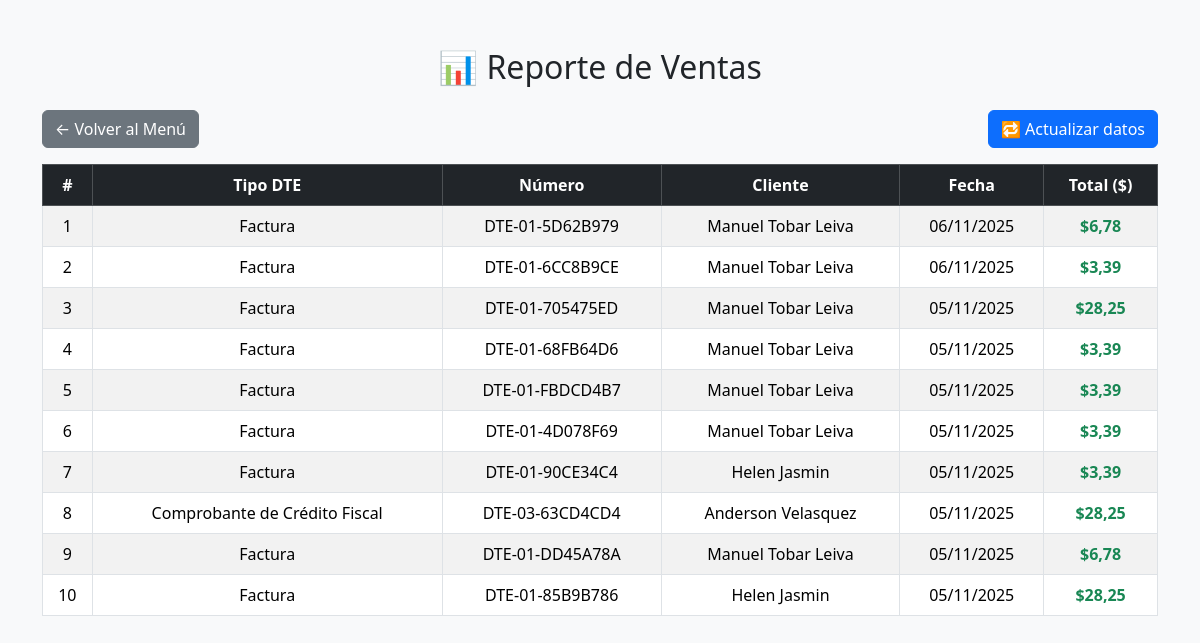
The page /reportes/ventas/ (signed in) on the database as committed earlier.
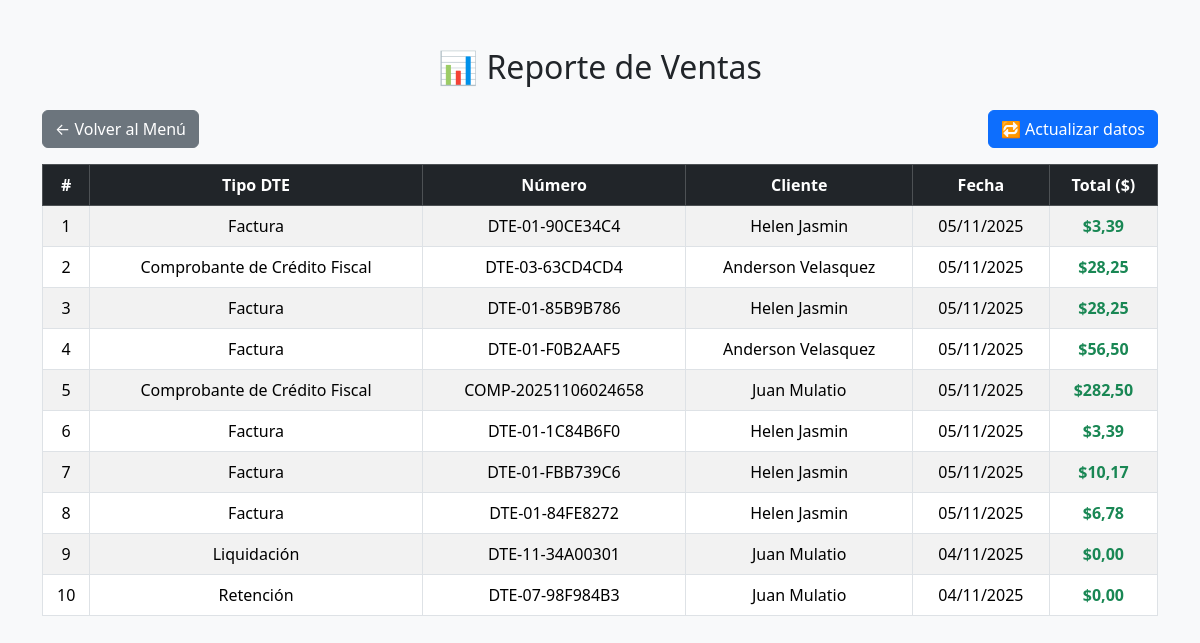
The same page on the database as committed later.
### Modulos/Facturacion/models.py (models this page shows, shortened)
class DTE(models.Model):
    TIPO_DTE_CHOICES = [
        ('01', 'Factura'),
        ('03', 'Comprobante de Crédito Fiscal'),
        ('05', 'Nota de Crédito'),
        ('06', 'Nota de Débito'),
        ('07', 'Retención'),
        ('11', 'Liquidación'),
    ]
    ESTADOS = [
        ('Activo', 'Activo'),
        ('Anulado', 'Anulado'),
    ]
    empresa = models.ForeignKey(Empresa, on_delete=models.CASCADE)
    cliente = models.ForeignKey(Cliente, on_delete=models.CASCADE)
    usuario = models.ForeignKey(User, on_delete=models.SET_NULL, null=True, blank=True)
    tipo_dte = models.CharField(max_length=2, choices=TIPO_DTE_CHOICES, default='01')
    numero_control = models.CharField(max_length=50, unique=True)
    fecha_emision = models.DateTimeField(auto_now_add=True)
    condicion_pago = models.CharField(max_length=20, default='Contado')
    subtotal = models.DecimalField(max_digits=10, decimal_places=2, default=0)
    iva = models.DecimalField(max_digits=10, decimal_places=2, default=0)
    total = models.DecimalField(max_digits=10, decimal_places=2, default=0)
    codigo_generacion = models.CharField(max_length=100, blank=True, null=True)
    sello_recepcion = models.CharField(max_length=150, blank=True, null=True)
    estado = models.CharField(max_length=10, choices=ESTADOS, default='Activo')

class Cliente(models.Model):
    empresa = models.ForeignKey(Empresa, on_delete=models.CASCADE, null=True, blank=True)
    nombre = models.CharField(max_length=120)
    dui = models.CharField(max_length=10, blank=True, null=True)
    nit = models.CharField(max_length=20)
    nrc = models.CharField(max_length=20, blank=True, null=True)
    direccion = models.TextField()
    correo = models.EmailField(blank=True, null=True)
    telefono = models.CharField(max_length=20, blank=True, null=True)

### Modulos/Facturacion/views.py (the view)
# urls.py: path('reportes/ventas/', reporte_ventas, name='reporte_ventas'),
@rol_requerido(['Administrador', 'Contador'])
def reporte_ventas(request):
    dtes = DTE.objects.filter(estado='Activo').order_by('-fecha_emision')[:10]
    total_general = sum(d.total for d in dtes)
    return render(request, 'Facturacion/ventas.html', {
        'dtes': dtes,
        'total': total_general
    })

### Modulos/Facturacion/templates/Facturacion/ventas.html (shortened to what this page needs)
{% load static %}
<!DOCTYPE html>
<html lang="es">
<head>
  <link href="https://cdn.jsdelivr.net/npm/bootstrap@5.3.3/dist/css/bootstrap.min.css" rel="stylesheet">
</head>
<body class="bg-light">
<div class="container mt-5">
  <h2 class="text-center mb-4">📊 Reporte de Ventas</h2>
  <div class="d-flex justify-content-between mb-3">
    <a href="{% url 'menu_principal' %}" class="btn btn-secondary">← Volver al Menú</a>
    <button id="btnActualizar" class="btn btn-primary">🔁 Actualizar datos</button>
  </div>
  <table id="tablaVentas" class="table table-bordered table-striped text-center">
    <thead class="table-dark">
      <tr>
        <th>#</th>
        <th>Tipo DTE</th>
        <th>Número</th>
        <th>Cliente</th>
        <th>Fecha</th>
        <th>Total ($)</th>
      </tr>
    </thead>
    <tbody>
      {% for dte in dtes %}
      <tr>
        <td>{{ forloop.counter }}</td>
        <td>{{ dte.get_tipo_dte_display }}</td>
        <td>{{ dte.numero_control }}</td>
        <td>{{ dte.cliente.nombre }}</td>
        <td>{{ dte.fecha_emision|date:"d/m/Y" }}</td>
        <td class="fw-bold text-success">${{ dte.total }}</td>
      </tr>
      {% empty %}
      <tr><td colspan="6" class="text-muted">No hay registros de ventas.</td></tr>
      {% endfor %}
    </tbody>
  </table>
</div>
</body>
</html>

Rows that differ between the two databases and show on the page:
removed DTE: tipo_dte "Factura", numero_control "DTE-01-5D62B979", cliente.nombre "Manuel Tobar Leiva", fecha_emision "06/11/2025", total "6,78"
removed DTE: tipo_dte "Factura", numero_control "DTE-01-6CC8B9CE", cliente.nombre "Manuel Tobar Leiva", fecha_emision "06/11/2025", total "3,39"
removed DTE: tipo_dte "Factura", numero_control "DTE-01-705475ED", cliente.nombre "Manuel Tobar Leiva", fecha_emision "05/11/2025", total "28,25"
removed DTE: tipo_dte "Factura", numero_control "DTE-01-68FB64D6", cliente.nombre "Manuel Tobar Leiva", fecha_emision "05/11/2025", total "3,39"
removed DTE: tipo_dte "Factura", numero_control "DTE-01-FBDCD4B7", cliente.nombre "Manuel Tobar Leiva", fecha_emision "05/11/2025", total "3,39"
removed DTE: tipo_dte "Factura", numero_control "DTE-01-4D078F69", cliente.nombre "Manuel Tobar Leiva", fecha_emision "05/11/2025", total "3,39"
removed DTE: tipo_dte "Factura", numero_control "DTE-01-DD45A78A", cliente.nombre "Manuel Tobar Leiva", fecha_emision "05/11/2025", total "6,78"
now on this page (row unchanged): DTE: tipo_dte "Factura", numero_control "DTE-01-F0B2AAF5", cliente.nombre "Anderson Velasquez", fecha_emision "05/11/2025", total "56,50"
now on this page (row unchanged): DTE: tipo_dte "Comprobante de Crédito Fiscal", numero_control "COMP-20251106024658", cliente.nombre "Juan Mulatio", fecha_emision "05/11/2025", total "282,50"
now on this page (row unchanged): DTE: tipo_dte "Factura", numero_control "DTE-01-1C84B6F0", cliente.nombre "Helen Jasmin", fecha_emision "05/11/2025", total "3,39"
now on this page (row unchanged): DTE: tipo_dte "Factura", numero_control "DTE-01-FBB739C6", cliente.nombre "Helen Jasmin", fecha_emision "05/11/2025", total "10,17"
now on this page (row unchanged): DTE: tipo_dte "Factura", numero_control "DTE-01-84FE8272", cliente.nombre "Helen Jasmin", fecha_emision "05/11/2025", total "6,78"
now on this page (row unchanged): DTE: tipo_dte "Liquidación", numero_control "DTE-11-34A00301", cliente.nombre "Juan Mulatio", fecha_emision "04/11/2025", total "0,00"
now on this page (row unchanged): DTE: tipo_dte "Retención", numero_control "DTE-07-98F984B3", cliente.nombre "Juan Mulatio", fecha_emision "04/11/2025", total "0,00"
